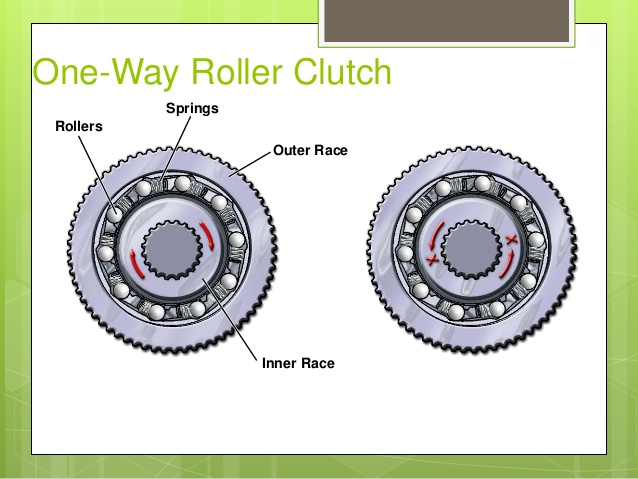
#> input picture Solidworks/desktop.jpg, 638 x 479 px, given in place of nemo.jpg, which was not available
$ jupyter execute --allow-errors 'Assignment 1- OpenCV.ipynb'   (older library calls are emulated)   (text cells are left out)
#> lines starting #> are read from the running program, lines starting #| are printed output that depends on the picture; after the words box and inside, x2 and y2 are one past the last pixel; in counts of white or black regions, pixels touching at a corner belong together; pictures that were not available may be replaced by others from this repository, and a replacement may not be noted
[cell 1]
import cv2
import matplotlib.pyplot as plt
import numpy as np

[cell 2]
img = cv2.imread('/home/pranavkdas/Documents/nemo.jpg')
#> img is the input picture: shape (479, 638, 3); mean B, G, R 196.7, 213.3, 207.3
img = cv2.cvtColor(img, cv2.COLOR_BGR2RGB)
plt.figure(figsize=(8,8))
plt.imshow(img)
plt.show()

[cell 3]
grayscale = cv2.cvtColor(img, cv2.COLOR_BGR2GRAY)
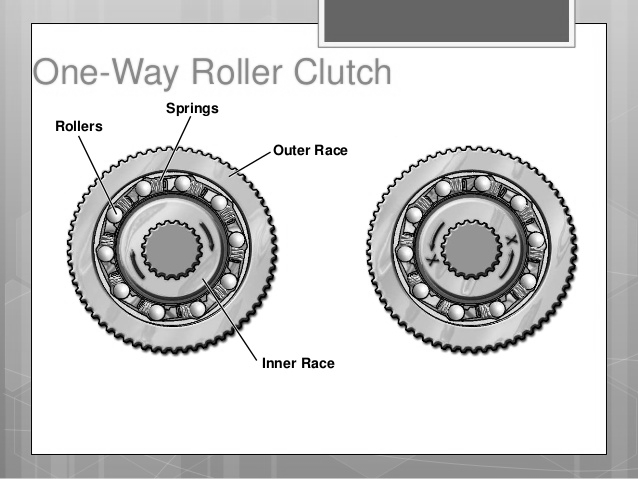
#> grayscale: shape (479, 638); min 0, max 255, mean 207.7
bw = cv2.adaptiveThreshold(grayscale,255,cv2.ADAPTIVE_THRESH_GAUSSIAN_C,\
            cv2.THRESH_BINARY,11,2)
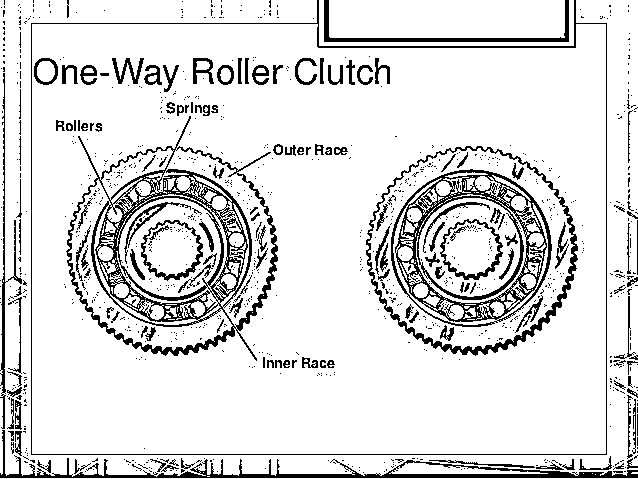
#> bw: shape (479, 638); 87.2% white; black in thin lines or dots

titles = ['gray', 'black and white']
images = [grayscale, bw]

plt.figure(figsize=(20,20))
for i in range(2):
    plt.subplot(1,2,i+1)
    plt.imshow(images[i],'gray')
    plt.title(titles[i])
    plt.xticks([]), plt.yticks([])
plt.show()
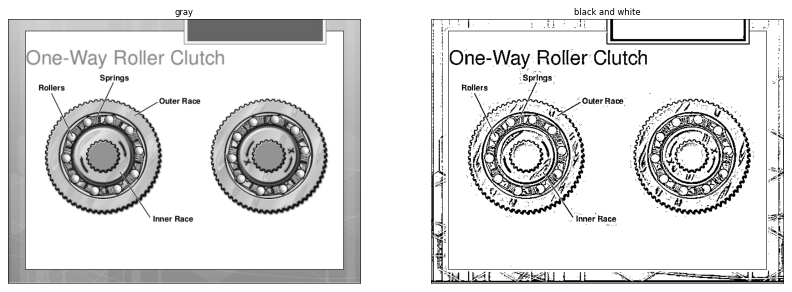
#> figure drawn by matplotlib, 2 panels

[cell 4]
img = cv2.imread('/home/pranavkdas/Documents/nemo.jpg')
img = cv2.cvtColor(img, cv2.COLOR_BGR2RGB)
grayscale = cv2.cvtColor(img, cv2.COLOR_BGR2GRAY)
blur = cv2.GaussianBlur(grayscale,(5,5),0)
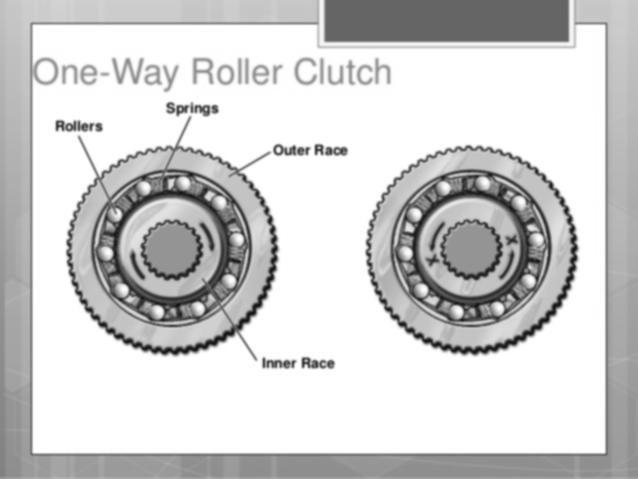
#> blur: shape (479, 638); min 20, max 255, mean 207.6
bw = cv2.adaptiveThreshold(blur,255,cv2.ADAPTIVE_THRESH_GAUSSIAN_C,cv2.THRESH_BINARY,11,2)
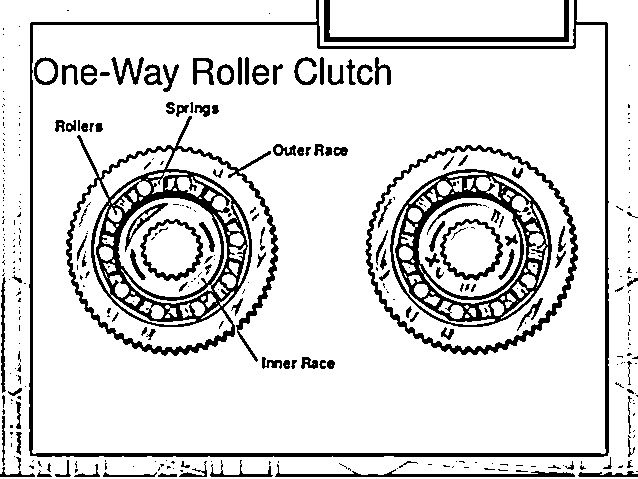
#> bw: shape (479, 638); 86.1% white; 375 black regions (253 under 20 px), largest, box (x1, y1, x2, y2) and area: (66, 116, 279, 362) 10545, (29, 0, 609, 457) 7020, (390, 169, 552, 327) 6728
laplacian = cv2.Laplacian(bw,cv2.CV_8U)
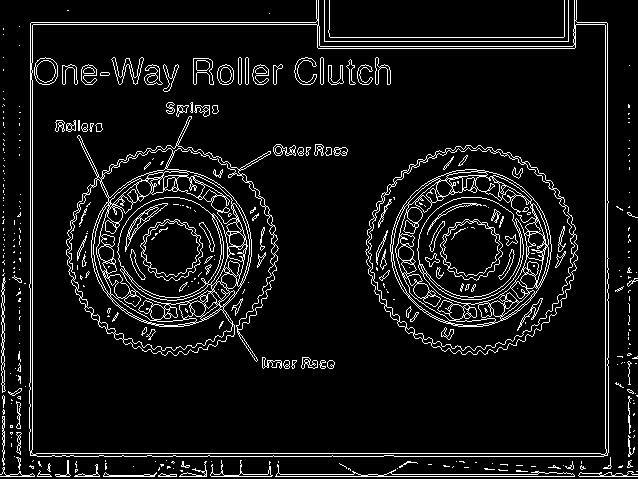
#> laplacian: shape (479, 638); 7.7% white in thin lines or dots
plt.figure(figsize=(8,8))
plt.title('Black and White')
plt.xticks([]), plt.yticks([])
plt.imshow(bw,'gray')
plt.show()

[cell 5]
import numpy as np
import cv2

cap = cv2.VideoCapture(0)

while(True):
    ret, frame = cap.read()

    gray = cv2.cvtColor(frame, cv2.COLOR_BGR2GRAY)

    cv2.imshow('frame',gray)
    if cv2.waitKey(1) & 0xFF == ord('q'):
#> (key q is pressed here)
        break

cap.release()
cv2.destroyAllWindows()
